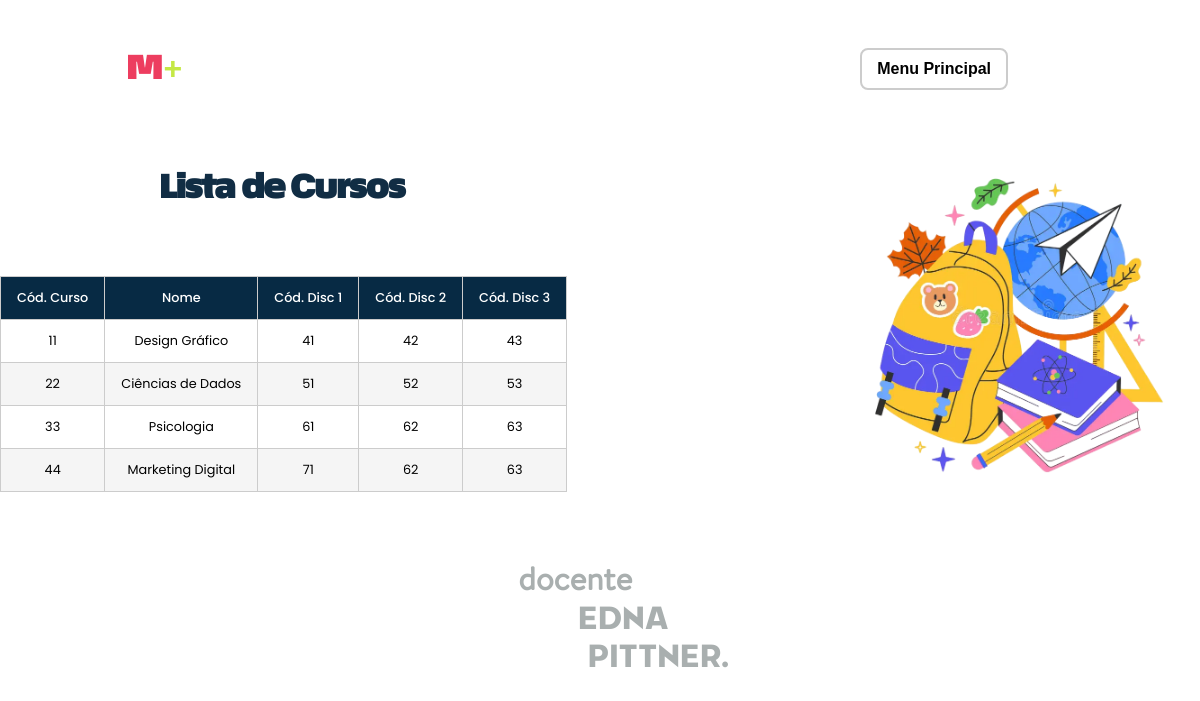
/php/listar-cursos.php, run on the app's committed database.
### tables this page shows
CREATE TABLE `cursos` (
  `CodCurso` char(2) NOT NULL,
  `Nome` varchar(50) NOT NULL,
  `CodDisc1` char(2) NOT NULL,
  `CodDisc2` char(2) NOT NULL,
  `CodDisc3` char(2) NOT NULL
);

### php/cursos.php (called while the page is built, shortened)
<?php
class Curso
{
    function listar()
    {
        try {
            $this->conn = new conectar();
            $sql = $this->conn->query("SELECT * FROM cursos ORDER BY codcurso");
            return $sql->fetchAll();
        } catch (PDOException $exc) {
            echo "Erro ao executar consulta. " . $exc->getMessage();
        }
    }
}

### php/listar-cursos.php (the view, shortened to what this page needs)
<!DOCTYPE html>
<html lang="pt-br">
<head>
    <link rel="stylesheet" href="../css/listar-cursos.css">
</head>
<body>
    <header>
        <nav class="nav-bar">
            <div class="logo">
                <h4><span class="m">M</span><span class="mais">+</span></h4>
            </div>
            <div class="login-button">
                <a href="../menu.html"><button>Menu Principal</button></a>
            </div>
        </nav>
    </header>
    <div class="tudo">
        <div class="conteudo">
            <h1>Lista de Cursos</h1>
            <div class="container">
                <?php
                include_once 'cursos.php';
                $p = new Curso();
                $pro_bd = $p->listar();
                ?>
                <table class="tabela-cursos">
                    <thead>
                        <tr>
                            <th>Cód. Curso</th>
                            <th>Nome</th>
                            <th>Cód. Disc 1</th>
                            <th>Cód. Disc 2</th>
                            <th>Cód. Disc 3</th>
                        </tr>
                    </thead>
                    <tbody>
                        <?php foreach ($pro_bd as $pro_mostrar): ?>
                            <tr>
                                <td><?php echo $pro_mostrar[0]; ?></td>
                                <td><?php echo $pro_mostrar[1]; ?></td>
                                <td><?php echo $pro_mostrar[2]; ?></td>
                                <td><?php echo $pro_mostrar[3]; ?></td>
                                <td><?php echo $pro_mostrar[4]; ?></td>
                            </tr>
                        <?php endforeach; ?>
                    </tbody>
                </table>
            </div>
        </div>
        <img src="../imagens/mochilas.png" alt="">
    </div>
    <footer>
    <div class="centralizar">
      <h1><span>docente</span> <br> EDNA <br> <span class="dois">PITTNER.</span></h1>
    </div>
  </footer>
</body>
</html>

### css/listar-cursos.css (style rules this page uses)
* { padding: 0; margin: 0; }
body { margin: 0; display: flex; flex-direction: column; justify-content: center; }
.nav-bar { font-family: "Causten", sans-serif; display: flex; justify-content: space-between; padding: 3rem 12rem 3rem 8rem; }
.logo { display: flex; align-items: center; }
.login-button { display: flex; align-items: center; }
.login-button button { font-family: "Causten", sans-serif; font-size: 1rem; font-weight: 550; border: 2px solid #ccc; padding: 10px 15px; border-radius: 8px; background-color: white; transition: all 0.3s; }
.m { font-family: "EconoSans Pro Black", sans-serif; font-size: 2rem; color: #ed3d5f; }
.mais { font-size: 2rem; color: #c4e845; }
h1 { font-family: "EconoSans Pro Black", sans-serif; text-align: center; margin-bottom: 3rem; color: #112d44; }
.tudo { display: flex; justify-content: space-between; align-self: center; }
.conteudo { display: flex; flex-direction: column; margin-top: 2rem; animation: 1.9s ease-in esquerda; }
.tabela-cursos { font-family: 'Poppins', sans-serif; font-size: 0.8rem; width: 100%; border-collapse: collapse; margin-top: 20px; }
.tabela-cursos th, .tabela-cursos td { border: 1px solid #ccc; padding: 12px 16px; text-align: center; }
.tabela-cursos th { background-color: #072a44; color: white; font-family: "Poppins", sans-serif; font-weight: 500; }
.tabela-cursos tr:nth-child(even) { background-color: #f5f5f5; }
img { margin-top: 2rem; width: 30%; animation: 1.9s ease-in direita; }
.centralizar { margin-top: 4rem; margin-left: 2.9rem; display: flex; justify-content: center; align-items: center; }
.centralizar h1 { color: #a9afaf; font-family: "Neometric Extra Bold", sans-serif; }
.centralizar span { margin-left: -6rem; font-family: "Brandon", sans-serif; color: #a9afaf; }
.centralizar .dois { font-family: "Neometric Extra Bold", sans-serif; padding-left: 10.4rem; }

### data on the page
cursos: CodCurso "11", Nome "Design Gráfico", CodDisc1 "41", CodDisc2 "42", CodDisc3 "43"
cursos: CodCurso "22", Nome "Ciências de Dados", CodDisc1 "51", CodDisc2 "52", CodDisc3 "53"
cursos: CodCurso "33", Nome "Psicologia", CodDisc1 "61", CodDisc2 "62", CodDisc3 "63"
cursos: CodCurso "44", Nome "Marketing Digital", CodDisc1 "71", CodDisc2 "62", CodDisc3 "63"
